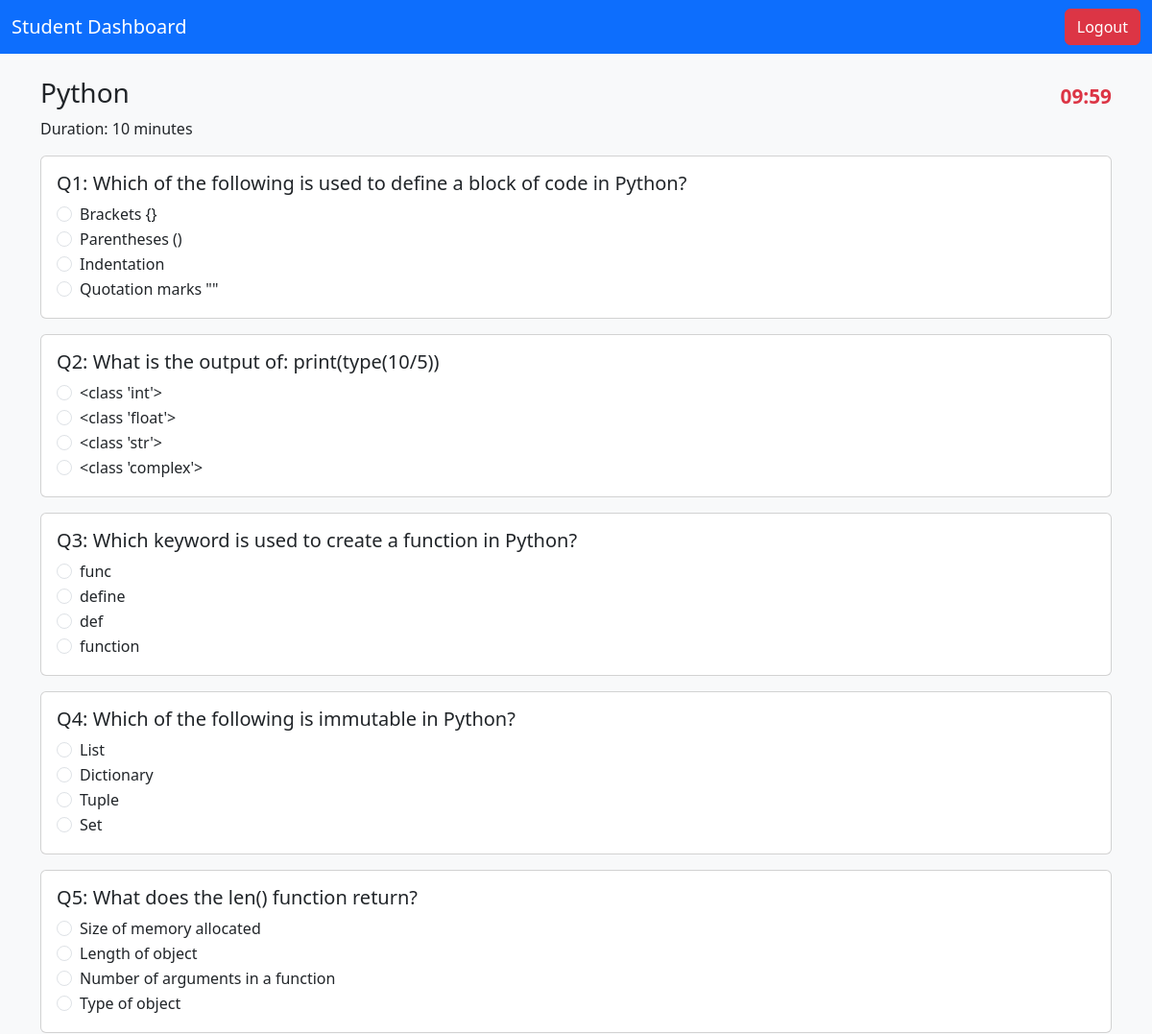
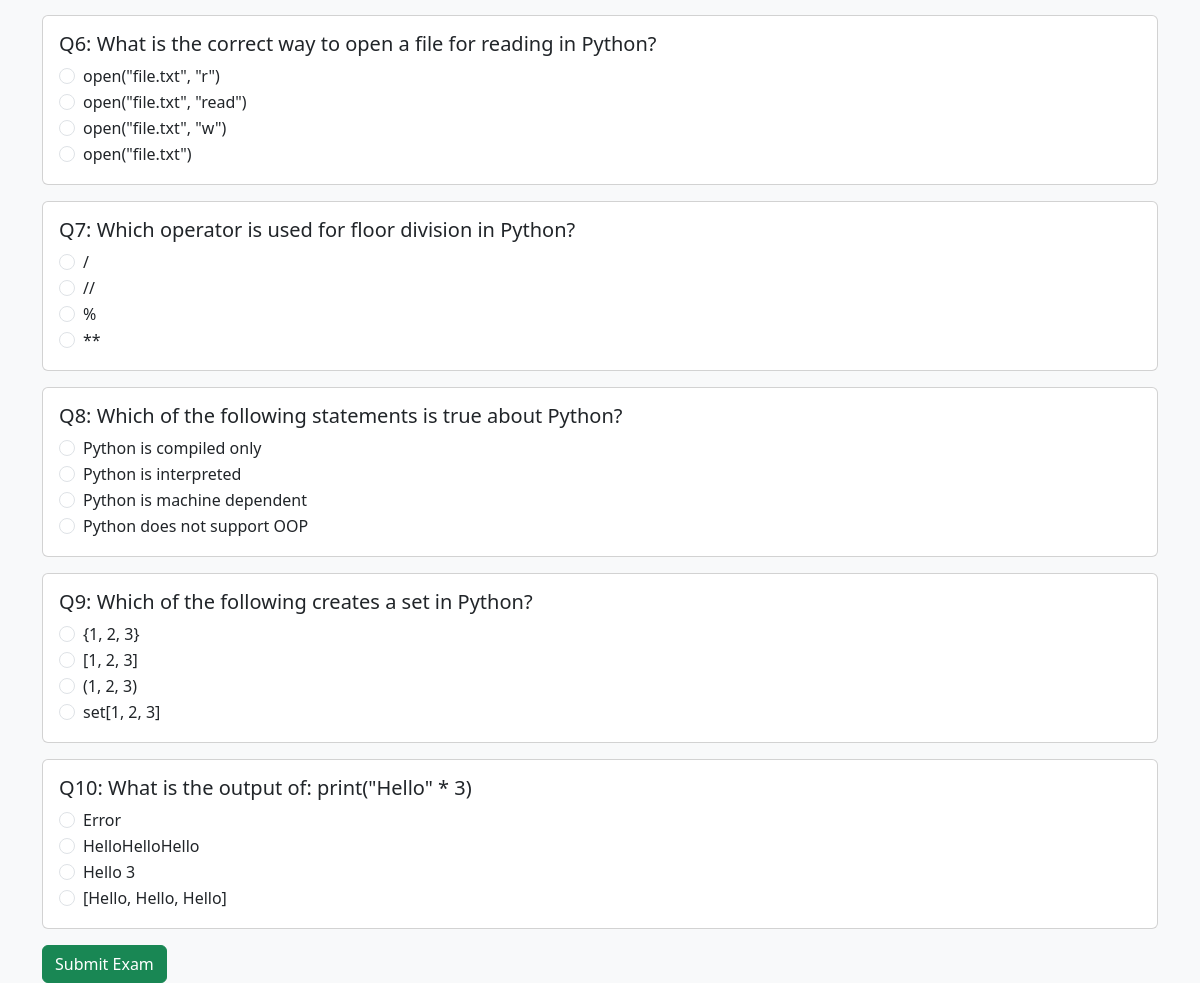
The page /student/take-exam/2 (signed in) on the database its author committed (2 pictures, top to bottom).
### models/exam.py (models this page shows)
class Exam(db.Model):
    __tablename__ = "exams"
    id = db.Column(db.Integer, primary_key=True)
    title = db.Column(db.String(100), nullable=False)
    duration = db.Column(db.Integer, nullable=False, default=30)
    created_by = db.Column(db.Integer, db.ForeignKey("users.id"), nullable=False)
    questions = db.relationship("Question", backref="exam", cascade="all, delete-orphan", lazy=True)
    results = db.relationship("Result", backref="exam", cascade="all, delete-orphan", lazy=True)
    enrollments = db.relationship("Enrollment", back_populates="exam", lazy=True, cascade="all, delete-orphan")
    creator = db.relationship("User", back_populates="exams")

### models/question.py (models this page shows)
class Question(db.Model):
    __tablename__ = "questions"
    id = db.Column(db.Integer, primary_key=True)
    exam_id = db.Column(db.Integer, db.ForeignKey("exams.id"), nullable=False)
    question_text = db.Column(db.String(500), nullable=False)
    option_a = db.Column(db.String(200), nullable=False)
    option_b = db.Column(db.String(200), nullable=False)
    option_c = db.Column(db.String(200), nullable=False)
    option_d = db.Column(db.String(200), nullable=False)
    correct_option = db.Column(db.String(1), nullable=False)  # 'A', 'B', 'C', 'D'

### routes/student_routes.py (the view, shortened to what this page needs)
@student_bp.route("/take-exam/<int:exam_id>", methods=["GET", "POST"])
@login_required
def take_exam(exam_id):
    if current_user.role != "student":
        return "Unauthorized", 403
    enrollment = Enrollment.query.filter_by(
    user_id=current_user.id,
    exam_id=exam_id,
    is_approved=True
    ).first()
    if not enrollment:
        flash("You are not approved to take this exam yet.", "danger")
        return redirect(url_for("student.available_exams"))
    exam = Exam.query.get_or_404(exam_id)
    return render_template("take_exam.html", exam=exam)

### app.py (called while the page is built)
def create_app():
    app = Flask(__name__, instance_relative_config=True)
    app.config.from_object("config.Config")
    app.config.from_pyfile("config.py", silent=True)
    db.init_app(app)
    login_manager.init_app(app)
    @login_manager.user_loader
    def load_user(user_id):
        return User.query.get(int(user_id))
    app.register_blueprint(auth_bp)
    app.register_blueprint(admin_bp)
    app.register_blueprint(student_bp)
    @app.route("/")
    def index():
        return render_template("landing.html")   # shows login/register options
    return app

### templates/take_exam.html (shortened to what this page needs)
<!DOCTYPE html>
<html lang="en">
<head>
    <link href="https://cdn.jsdelivr.net/npm/bootstrap@5.3.0/dist/css/bootstrap.min.css" rel="stylesheet">
</head>
<body class="bg-light">
    <nav class="navbar navbar-dark bg-primary">
        <div class="container-fluid">
            <a class="navbar-brand" href="{{ url_for('student.dashboard') }}">Student Dashboard</a>
            <a href="{{ url_for('auth.logout') }}" class="btn btn-danger">Logout</a>
        </div>
    </nav>
    <div class="container mt-4">
        <div class="d-flex justify-content-between align-items-center">
            <h3>{{ exam.title }}</h3>
            <div id="timer" class="text-danger">Loading...</div>
        </div>
        <p>Duration: {{ exam.duration }} minutes</p>
        <form id="examForm" method="POST">
            {% for q in exam.questions %}
            <div class="card mb-3">
                <div class="card-body">
                    <h5>Q{{ loop.index }}: {{ q.question_text }}</h5>
                    <div class="form-check">
                        <input class="form-check-input" type="radio" name="question_{{ q.id }}" id="q{{ q.id }}A"
                            value="A">
                        <label class="form-check-label" for="q{{ q.id }}A">{{ q.option_a }}</label>
                    </div>
                    <div class="form-check">
                        <input class="form-check-input" type="radio" name="question_{{ q.id }}" id="q{{ q.id }}B"
                            value="B">
                        <label class="form-check-label" for="q{{ q.id }}B">{{ q.option_b }}</label>
                    </div>
                    <div class="form-check">
                        <input class="form-check-input" type="radio" name="question_{{ q.id }}" id="q{{ q.id }}C"
                            value="C">
                        <label class="form-check-label" for="q{{ q.id }}C">{{ q.option_c }}</label>
                    </div>
                    <div class="form-check">
                        <input class="form-check-input" type="radio" name="question_{{ q.id }}" id="q{{ q.id }}D"
                            value="D">
                        <label class="form-check-label" for="q{{ q.id }}D">{{ q.option_d }}</label>
                    </div>
                </div>
            </div>
            {% endfor %}
            <button type="button" id="manualSubmitBtn" class="btn btn-success">Submit Exam</button>
        </form>
    </div>
</body>
</html>

### templates/take_exam.html (style rules this page uses)
#timer { font-size: 1.3rem; font-weight: bold; }

### rows shown on the page
Exam: title "Python", duration "10"
Question: question_text "Which of the following is used to define a block of code in Python?", option_a "Brackets {}", option_b "Parentheses ()", option_c "Indentation", option_d "Quotation marks \"\""
Question: question_text "What is the output of: print(type(10/5))", option_a "<class 'int'>", option_b "<class 'float'>", option_c "<class 'str'>", option_d "<class 'complex'>"
Question: question_text "Which keyword is used to create a function in Python?", option_a "func", option_b "define", option_c "def", option_d "function"
Question: question_text "Which of the following is immutable in Python?", option_a "List", option_b "Dictionary", option_c "Tuple", option_d "Set"
Question: question_text "What does the len() function return?", option_a "Size of memory allocated", option_b "Length of object", option_c "Number of arguments in a function", option_d "Type of object"
Question: question_text "What is the correct way to open a file for reading in Python?", option_a "open(\"file.txt\", \"r\")", option_b "open(\"file.txt\", \"read\")", option_c "open(\"file.txt\", \"w\")", option_d "open(\"file.txt\")"
Question: question_text "Which operator is used for floor division in Python?", option_a "/", option_b "//", option_c "%", option_d "**"
Question: question_text "Which of the following statements is true about Python?", option_a "Python is compiled only", option_b "Python is interpreted", option_c "Python is machine dependent", option_d "Python does not support OOP"
Question: question_text "Which of the following creates a set in Python?", option_a "{1, 2, 3}", option_b "[1, 2, 3]", option_c "(1, 2, 3)", option_d "set[1, 2, 3]"
Question: question_text "What is the output of: print(\"Hello\" * 3)", option_a "Error", option_b "HelloHelloHello", option_c "Hello 3", option_d "[Hello, Hello, Hello]"
